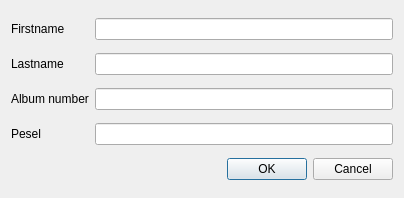
<?xml version="1.0" encoding="UTF-8"?>
<ui version="4.0">
 <class>DialogStudentInfo</class>
 <widget class="QDialog" name="DialogStudentInfo">
  <property name="geometry">
   <rect>
    <x>0</x>
    <y>0</y>
    <width>404</width>
    <height>198</height>
   </rect>
  </property>
  <property name="windowTitle">
   <string>Dialog</string>
  </property>
  <layout class="QGridLayout" name="gridLayout">
   <item row="0" column="0">
    <widget class="QLabel" name="label">
     <property name="text">
      <string>Firstname</string>
     </property>
    </widget>
   </item>
   <item row="2" column="1">
    <widget class="QLineEdit" name="lineEdit_3"/>
   </item>
   <item row="0" column="1">
    <widget class="QLineEdit" name="lineEdit"/>
   </item>
   <item row="1" column="1">
    <widget class="QLineEdit" name="lineEdit_2"/>
   </item>
   <item row="4" column="1">
    <widget class="QDialogButtonBox" name="buttonBox">
     <property name="orientation">
      <enum>Qt::Horizontal</enum>
     </property>
     <property name="standardButtons">
      <set>QDialogButtonBox::Cancel|QDialogButtonBox::Ok</set>
     </property>
    </widget>
   </item>
   <item row="3" column="1">
    <widget class="QLineEdit" name="lineEdit_4"/>
   </item>
   <item row="1" column="0">
    <widget class="QLabel" name="label_2">
     <property name="text">
      <string>Lastname</string>
     </property>
    </widget>
   </item>
   <item row="2" column="0">
    <widget class="QLabel" name="label_3">
     <property name="text">
      <string>Album number</string>
     </property>
    </widget>
   </item>
   <item row="3" column="0">
    <widget class="QLabel" name="label_4">
     <property name="text">
      <string>Pesel</string>
     </property>
    </widget>
   </item>
  </layout>
 </widget>
 <resources/>
 <connections>
  <connection>
   <sender>buttonBox</sender>
   <signal>accepted()</signal>
   <receiver>DialogStudentInfo</receiver>
   <slot>accept()</slot>
   <hints>
    <hint type="sourcelabel">
     <x>324</x>
     <y>172</y>
    </hint>
    <hint type="destinationlabel">
     <x>157</x>
     <y>197</y>
    </hint>
   </hints>
  </connection>
  <connection>
   <sender>buttonBox</sender>
   <signal>rejected()</signal>
   <receiver>DialogStudentInfo</receiver>
   <slot>reject()</slot>
   <hints>
    <hint type="sourcelabel">
     <x>392</x>
     <y>178</y>
    </hint>
    <hint type="destinationlabel">
     <x>286</x>
     <y>197</y>
    </hint>
   </hints>
  </connection>
  <connection>
   <sender>buttonBox</sender>
   <signal>clicked(QAbstractButton*)</signal>
   <receiver>DialogStudentInfo</receiver>
   <slot>OkClicked()</slot>
   <hints>
    <hint type="sourcelabel">
     <x>255</x>
     <y>172</y>
    </hint>
    <hint type="destinationlabel">
     <x>89</x>
     <y>-5</y>
    </hint>
   </hints>
  </connection>
  <connection>
   <sender>buttonBox</sender>
   <signal>clicked(QAbstractButton*)</signal>
   <receiver>DialogStudentInfo</receiver>
   <slot>CancelClicked()</slot>
   <hints>
    <hint type="sourcelabel">
     <x>374</x>
     <y>172</y>
    </hint>
    <hint type="destinationlabel">
     <x>102</x>
     <y>4</y>
    </hint>
   </hints>
  </connection>
 </connections>
 <slots>
  <slot>OkClicked()</slot>
  <slot>CancelClicked()</slot>
 </slots>
</ui>
